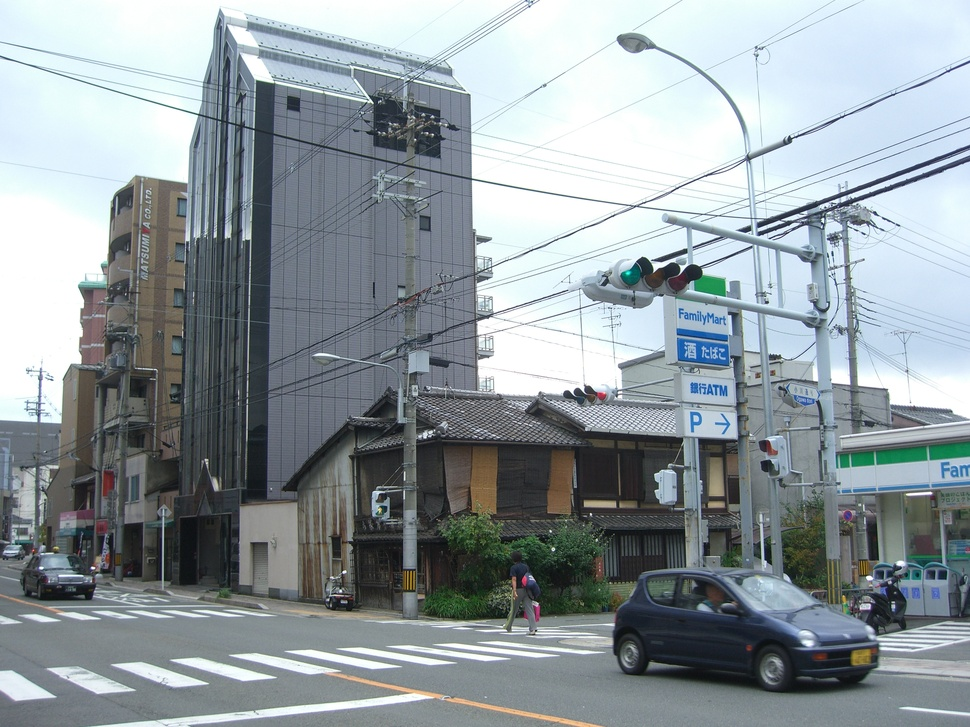
#> input picture CAS CS 585/Lab/Lab11/kyoto_street.JPG, 970 x 727 px, shrunk from 2816 x 2112 before the run, found by its file name
$ jupyter execute --allow-errors Lab11.ipynb   (shell and % lines are left out)
#> lines starting #> are read from the running program, lines starting #| are printed output that depends on the picture
## **Lab 11: Single-View Metrology**

Previously, we have implemented an approach for estimating vanishing points from Section 4 of http://slazebni.cs.illinois.edu/spring19/3dscene_book_svg.pdf.

In this lab, we will build on what we have done last week and use the computed vanishing points for an image to estimate the parameters of the camera such as focal length and rotation matrix as well as

[cell 1]
import numpy as np
import cv2
import itertools
from math import isclose
import matplotlib.pyplot as plt
from PIL import Image

[cell 2]
# [22 lines left out: function displayImage, not called in this run]

    # Run in google colab
    # from google.colab.patches import cv2_imshow
    # cv2_imshow(img)

[cell 3]
# [16 lines left out: function detect_lines, not called in this run]

[cell 4]
# [28 lines left out: function process_lines, not called in this run]

[cell 5]
# [22 lines left out: function compute_candidate_vp, not called in this run]

[cell 6]
# [36 lines left out: function choose_vp, not called in this run]

[cell 7]
image = cv2.imread('kyoto_street.jpg')
#> image is the input picture: shape (727, 970, 3); mean B, G, R 158.9, 154.3, 144.6
plt.imshow(image[...,::-1])

For the given image, we provide the following 3 vanishing points in pixel coordinates with the top-left pixel set at (1, 1):

```
vp1 = [1.0946e+03 -2.0780e+04 1]
vp2 = [5.3031e+03 1.4922e+03 1]
vp3 = [-836.7876 1.6697e+03 1]
```

Given these vanishing points, compute the horizon. Recall that the horizon is a line passing through vanishing points of lines parallel to the ground plane. Thus, you will be using vp2 and vp3 in this case.

[cell 8]
import numpy as np
import cv2
import itertools
from math import isclose
import matplotlib.pyplot as plt

vp1 = np.array([1.0946e+03, -2.0780e+04, 1])
vp2 = np.array([5.3031e+03, 1.4922e+03, 1])
vp3 = np.array([-836.7876, 1.6697e+03, 1])
all_vps = [vp1, vp2, vp3]

# plot
#((array([ 8.16733333e+03, -5.10408333e+05,  1.00000000e+00]), 3474.5574234925057), (array([528.16472652, 255.2016159 ,   1.        ]), 818.692561417757), (array([-1.81560911e+03,  2.18746679e+02,  1.00000000e+00]), 264.1701544684595))
'''for pt in all_vps:
    plt.plot(int(pt[0][0]), int(pt[0][1]), marker = 'o', color='red')
    print(pt[0][0],pt[0][1])
plt.show()'''

for pt in all_vps:
    plt.plot(int(pt[0]), int(pt[1]), marker = 'o', color='red')
plt.show()
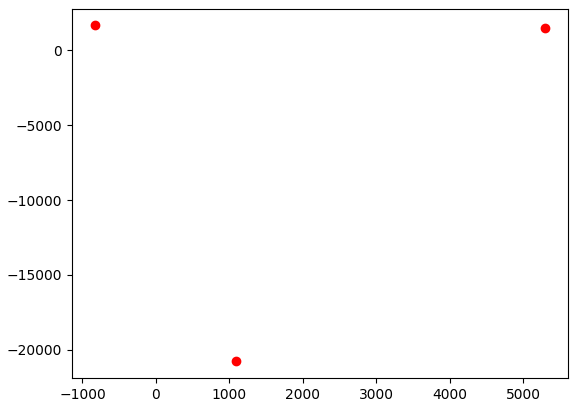
#> figure drawn by matplotlib, 1 panel

[cell 9]
def compute_horizon(first_vp, second_vp):
  """
  params:
  first_vp: array of size 3 which denotes the pixel coordinates of the first vanishing point
  second_vp: array of size 3 which denotes the pixel coordinates of the first vanishing point

  returns horizon line parameters a, b and c
  """
  return np.cross(first_vp, second_vp)

horizon = compute_horizon(vp2, vp3)
print('computed horizon: ', horizon)

Now, we will estimate the intrinsic parameters of the camera which includes the focal length and optical center. We assume that the camera has unit aspect ratio and zero skew. Recall that we can formulate 3 constraints based on the property of orthogonality. For each pairwise combination of the set of 3 vanishing points, we can set up the following constraint for the i-th and j-th vanishing point as such: $v_i^T K^{-T}K^{-1}v_j = 0$.

Steps:
1. we set $ω = K^{-T}K^{-1}$.
2. we stack the constraints for all 3 pairs of vanishing points to form the following equation: $Aω = 0$, where $A$ is a 3x4 matrix.
3. To compute $K$, we first perform Cholesky factorization of $\omega$ before inverting it.


[cell 10]
def estimate_K(vp1: np.array, vp2: np.array, vp3: np.array) -> np.array:
    '''
        Estimate intrinsic camera parameters given three vanishing points
        See Multiple View Geometry in Computer Vision (pag. 226)

        :param vp1: first vanishing point
        :param vp2: second vanishing point
        :param vp3: third vanishing point
    '''
    try:
        A = []
        for (p1, p2) in itertools.combinations([vp1, vp2, vp3], 2):
            A.append([p1[0]*p2[0]+p1[1]*p2[1], p1[0]*p2[2]+p1[2]*p2[0], p1[1]*p2[2]+p1[2]*p2[1], p1[2]*p2[2]])
        u, s, v = np.linalg.svd(A, full_matrices=True)
        w1, w2, w3, w4 = v[-1,:]

        # form the omega matrix
        w = np.array([
            [w1, 0,  w2],
            [0,  w1, w3],
            [w2, w3, w4]
        ])
        # w = (KK^T)^-1
        # K can be obtained by Cholesky factorization
        w_inv = np.linalg.inv(w)
        K_transpose_inv = np.linalg.cholesky(w_inv)
        K = K_transpose_inv.T
        K = K / K[-1, -1]
    except:
        return []

    return K

[cell 11]
K = estimate_K(vp1, vp2, vp3)
print(K)

[cell 12]
K = estimate_K(vp1, vp2, vp3)
print(K)

After estimating the intrinsic parameters of the camera, we can use the estimated matrix $K$ to compute the predicted extrinsic parameters of the camera which includes the rotation and translation matrices. In this lab, we assume that we are only estimating the rotation parameters matrix. Recall that the rotation matrix has 9 elements and can the following form:
$\begin{matrix}
r_{11} & r_{12} & r_{13}\\
r_{21} & r_{22} & r_{23}\\
r_{31} & r_{32} & r_{33}\\
\end{matrix}$

We can compute each row $r_i = K^{-1}v_i$.

[cell 13]
def estimate_R(K: np.array, vp1: np.array, vp2: np.array, vp3: np.array) -> np.array:
    '''
        Estimate extrinsic camera parameters given three vanishing points and estimated K

        :param vp1: first vanishing point
        :param vp1: first vanishing point
        :param vp2: second vanishing point
        :param vp3: third vanishing point
    '''
    K_inv = np.linalg.inv(K)
    R = []
    for curr_vp in [vp2, vp3, vp1]:
        curr_col = K_inv @ curr_vp # compute current row
        curr_mag = np.linalg.norm(curr_col)  # compute norm of the current row

        # normalize with curr_mag
        curr_col = curr_col / curr_mag
        R.append(curr_col)

    R = np.stack(R)

    return np.transpose(R)

[cell 14]
R = estimate_R(K, vp1, vp2, vp3)
print(R)

[cell 15]
R = estimate_R(K, vp1, vp2, vp3)
print(R)

We will use the following image to predict the height of several objects. Estimate the heights of the tractor and the building (in feet). Our reference point is the street sign that we can assume to be 5 feet 6 inches.

[cell 16]
image = cv2.imread('street.jpg')
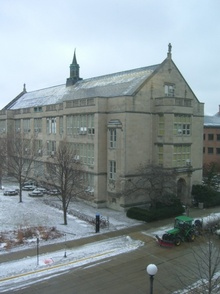
#> input picture CAS CS 585/Lab/Lab11/street.jpg, 220 x 294 px, shrunk from 640 x 853 before the run
#> image is the input picture: shape (294, 220, 3); mean B, G, R 150.2, 147.4, 135.7
plt.imshow(image[...,::-1])
